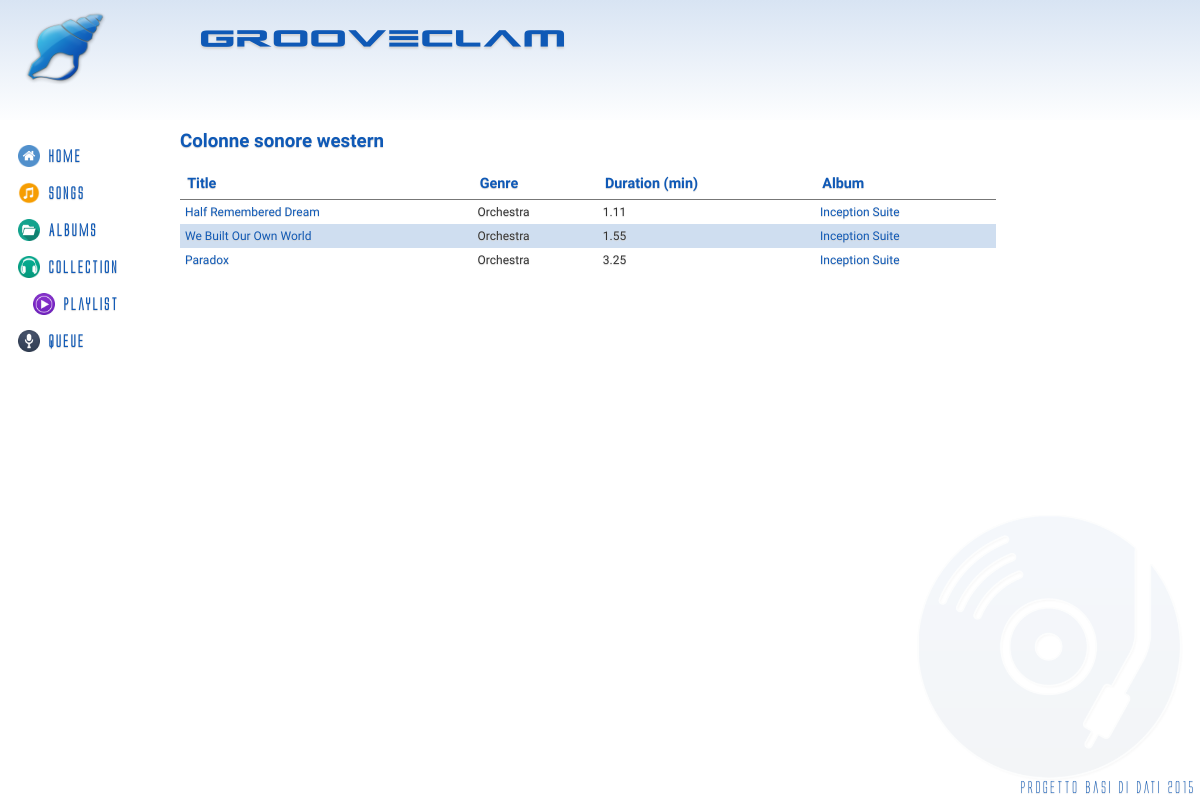
The app's page /?controller=playlist&action=show&id=2, older data.
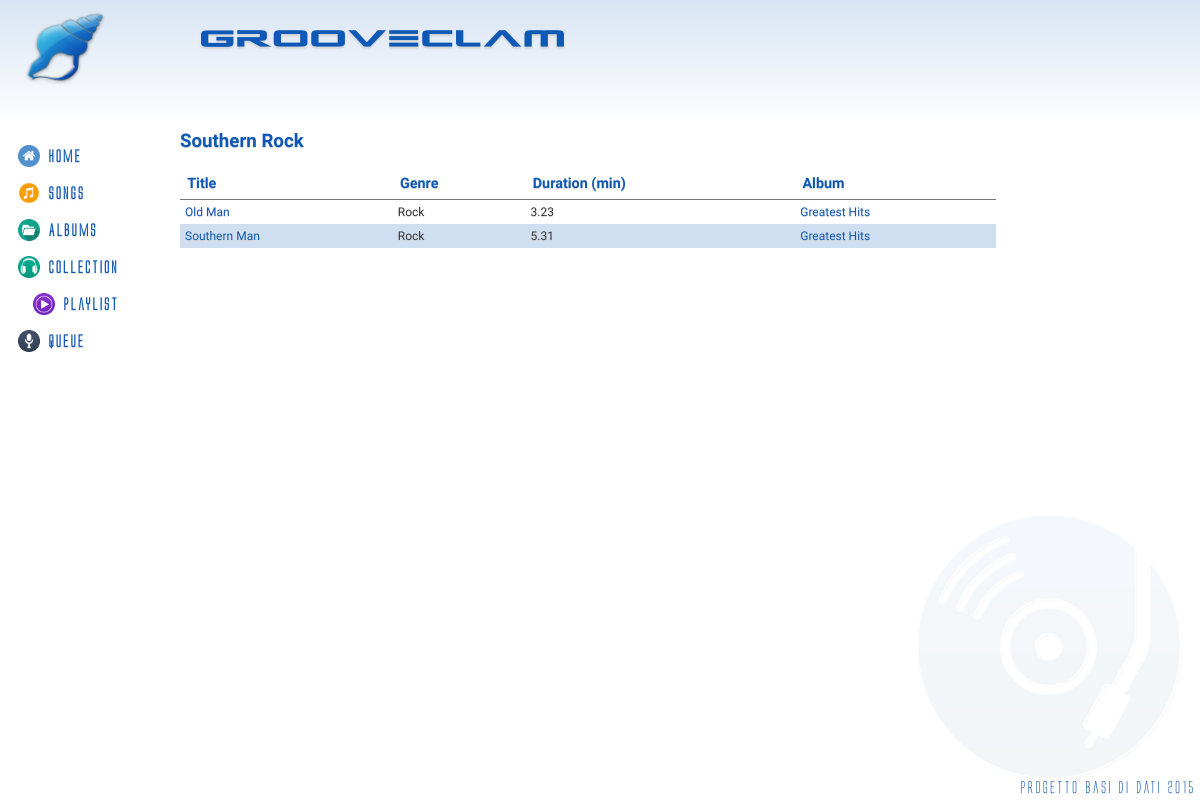
The same page, newer data.
### tables this page shows
CREATE TABLE IF NOT EXISTS `Playlist` (
	`IdPlaylist` INT(11) NOT NULL AUTO_INCREMENT,
	`IdUser` INT(11) NOT NULL,
	`Name` VARCHAR(40) NOT NULL,
    `Private` BOOLEAN DEFAULT FALSE,
	PRIMARY KEY(`IdPlaylist`),
	FOREIGN KEY(`IdUser`) REFERENCES User(`IdUser`) ON DELETE CASCADE ON UPDATE CASCADE
);

CREATE TABLE IF NOT EXISTS `Song` (
	`IdSong` INT(11) NOT NULL AUTO_INCREMENT,
	`IdAlbum` INT(11) NOT NULL,
	`Title` VARCHAR(140) NOT NULL,
	`Genre` VARCHAR(40) NOT NULL,
	`Duration` FLOAT,
	`IdImage` INT(11) NOT NULL,
	PRIMARY KEY(`IdSong`),
	FOREIGN KEY(`IdAlbum`) REFERENCES Album(`IdAlbum`) ON DELETE CASCADE ON UPDATE CASCADE,
	FOREIGN KEY(`IdImage`) REFERENCES Cover(`IdImage`) ON DELETE CASCADE ON UPDATE CASCADE
);

CREATE TABLE IF NOT EXISTS `Album` (
	`IdAlbum` INT(11) NOT NULL AUTO_INCREMENT,
	`Title` VARCHAR(140) NOT NULL,
	`Author` VARCHAR(140) NOT NULL,
	`Info` VARCHAR(300) DEFAULT NULL,
	`Year` DATE NOT NULL,
	`Live` BOOLEAN NOT NULL,
	`Location` VARCHAR(40) DEFAULT NULL,
	PRIMARY KEY(`IdAlbum`)
);

### index.php (called while the page is built, shortened)
<?php
require_once('views/layout.php');
?>

### models/playlist.php (called while the page is built, shortened)
<?php
require_once('song.php');
class Playlist {
	private $name;
	private $songs;
	public function __construct($id, $name, $owner, $songs) {
		$this->name = $name;
		$this->songs = $songs;
	}
	public function name() {
		return $this->name;
	}
	public function songs() {
		return $this->songs;
	}
	public static function find($id) {
		$songlist = array();
		$db = Db::getInstance();
		$id = intval($id);
		$req = $db->prepare('SELECT pl.IdPlaylist, pl.Name, s.*, a.Author, a.Title as AlbumTitle FROM Song s INNER JOIN PlaylistSong p ON(s.IdSong = p.IdSong) INNER JOIN Playlist pl ON(pl.IdPlaylist = p.IdPlaylist) INNER JOIN Album a ON(s.IdAlbum = a.IdAlbum) WHERE pl.IdPlaylist = :id');
		$req->execute(array('id' => $id));
		foreach($req->fetchAll() as $song) {
			$songlist[] = new Song($song['IdSong'], $song['Title'], $song['Genre'], $song['Duration'], $song['Author'], $song['IdAlbum'], $song['AlbumTitle']);
		}
		return new Playlist($song['IdPlaylist'], $song['Name'], array(), $songlist);
	}
}
?>

### models/song.php (called while the page is built, shortened)
<?php
class Song {
	private $id;
	private $title;
	private $genre;
	private $duration;
	private $idalbum;
	private $album;
	public function __construct($id, $title, $genre, $duration, $author, $idalbum, $album) {
		$this->id = $id;
		$this->title = $title;
		$this->genre = $genre;
		$this->duration = $duration;
		$this->idalbum = $idalbum;
		$this->album = $album;
	}
	public function id() {
		return $this->id;
	}
	public function title() {
		return $this->title;
	}
	public function genre() {
		return $this->genre;
	}
	public function duration() {
		return $this->duration;
	}
	public function idalbum() {
		return $this->idalbum;
	}
	public function	album() {
		return $this->album;
	}
}
?>

### views/playlist/show.php (the view)
<h3><?php echo $playlist->name(); ?></h3>
<table class="table">
<thead>
	<tr>
		<th>Title</th>
		<th>Genre</th>
		<th>Duration (min)</th>
		<th>Album</th>
	</tr>
</thead>
<tbody>
<?php foreach($playlist->songs() as $song) { ?>
	<tr>
		<td><a href='?controller=songs&action=show&id=<?php echo $song->id(); ?>'><?php echo $song->title(); ?></a></td>
		<td><?php echo $song->genre(); ?></td>
		<td><?php echo $song->duration(); ?></td>
		<td><a href='?controller=albums&action=show&id=<?php echo $song->idalbum(); ?>'><?php echo $song->album(); ?></a></td>
	</tr>
<?php } ?>
</tbody>
</table>

Row changes from the older to the newer data that the page shows:
no longer on this page (row unchanged): song: Title "Half Remembered Dream", Genre "Orchestra", Duration "1.11", IdAlbum.Title "Inception Suite"
no longer on this page (row unchanged): song: Title "We Built Our Own World", Genre "Orchestra", Duration "1.55", IdAlbum.Title "Inception Suite"
no longer on this page (row unchanged): song: Title "Paradox", Genre "Orchestra", Duration "3.25", IdAlbum.Title "Inception Suite"
changed playlist: Name "Colonne sonore western" → "Southern Rock"
added song: Title "Old Man", Genre "Rock", Duration "3.23", IdAlbum.Title "Greatest Hits"
added song: Title "Southern Man", Genre "Rock", Duration "5.31", IdAlbum.Title "Greatest Hits"
